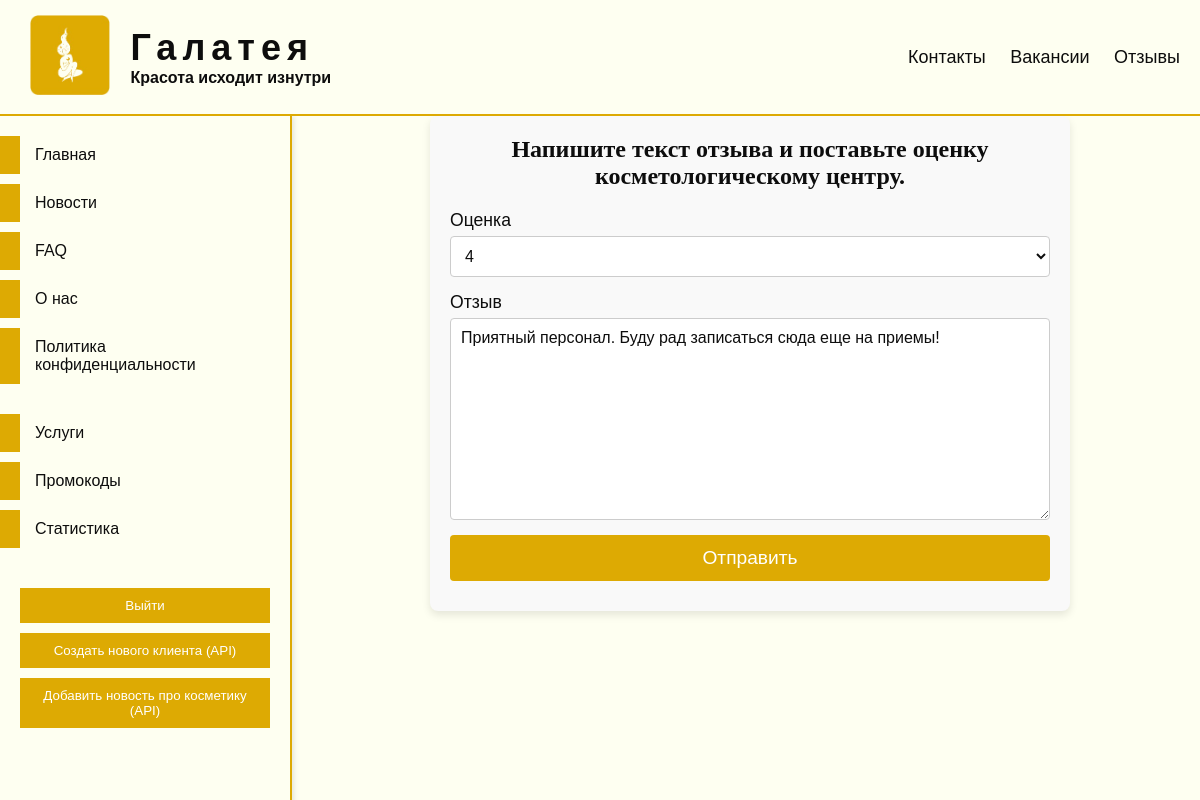
The page /clinic/update_review/9 (signed in) on the database its author committed.
### clinic/models.py (models this page shows, shortened)
class Reviews(models.Model):
    user = models.ForeignKey(User, on_delete=models.CASCADE)
    text = models.TextField('Текст отзыва')
    rating = models.PositiveSmallIntegerField('Оценка', choices=[(i, str(i)) for i in range(1, 6)])
    created_at = models.DateTimeField('Дата и время отзыва', auto_now_add=True)
    class Meta:
        verbose_name = 'Отзыв'
        verbose_name_plural = 'Отзывы'

### clinic/views.py (the view)
# urls.py: path('update_review/<int:pk>', views.reviewsUpdateView.as_view(), name='update_review'),
class reviewsUpdateView(AdminRequiredMixin, UpdateView):
    model = Reviews
    template_name = 'clinic/add_review.html'
    form_class = ReviewForm

### clinic/forms.py
class ReviewForm(ModelForm):
    class Meta:
        model = Reviews
        fields = ['rating', 'text']
        widgets = {
            "rating": Select(choices=[(i, i) for i in range(1, 6)], attrs={'placeholder': 'Выберите оценку от 1 до 5', 'title': 'Выберите оценку от 1 до 5'}),
            "text": Textarea(attrs={'placeholder': 'Напишите здесь свой отзыв'})
        }

### clinic/views.py (called while the page is built)
    def test_func(self):
        return self.request.user.is_superuser

### clinic/templates/clinic/add_review.html (shortened to what this page needs)
{% extends 'main/layout.html' %}
{% load static %}
{% block custom_css %}
<link type="text/css" href="{% static 'clinic/css/add_review.css' %}" rel="stylesheet"/>
{% endblock %}
{% block content %}
    <div id="review-form-container">
        <h3 class="form-instruction">Напишите текст отзыва и поставьте оценку косметологическому центру.</h3>
        <form method="post" id="review-form">
            <div class="form-group">
                <label for="rating-field" class="form-label">Оценка</label>
                {{ form.rating }}
            </div>
            <div class="form-group">
                <label for="text-field" class="form-label">Отзыв</label>
                {{ form.text }}
            </div>
            <button type="submit" class="btn submit-btn">Отправить</button>
        </form>
    </div>
{% endblock %}

### main/static/main/css/styles.css (style rules this page uses)
* { margin: 0; padding: 0; font-family: Arial, sans-serif; color: #0D0D0D; }
#main-content > * { margin-bottom: 15px; }
body { padding-top: 116px; padding-left: 300px; background: #fefff1; }

### clinic/static/clinic/css/add_review.css (style rules this page uses)
#review-form-container { max-width: 600px; margin: 0 auto; padding: 20px; background-color: #f9f9f9; border-radius: 8px; box-shadow: 0 4px 8px rgba(0, 0, 0, 0.1); }
.form-instruction { text-align: center; font-size: 1.5rem; color: #0D0D0D; margin-bottom: 20px; font-family: serif; }
#review-form .form-group { display: flex; flex-direction: column; margin-bottom: 15px; }
#review-form .form-label { margin-bottom: 5px; font-size: 1.1rem; color: #0D0D0D; font-family: sans-serif; }
#review-form .form-group select, #review-form .form-group textarea { padding: 10px; font-size: 1rem; border: 1px solid #ccc; border-radius: 4px; background-color: #fff; font-family: sans-serif; }
#review-form .submit-btn { width: 100%; padding: 12px; background-color: #DDAA03; color: #fff; font-size: 1.2rem; border: none; border-radius: 4px; cursor: pointer; transition: background-color 0.3s; font-family: sans-serif; }
#review-form select { width: 100%; padding: 10px; font-size: 1rem; border: 1px solid #ccc; border-radius: 4px; background-color: #fff; }

### rows shown on the page
Reviews: rating "4", text "Приятный персонал. Буду рад записаться сюда еще на приемы!"
